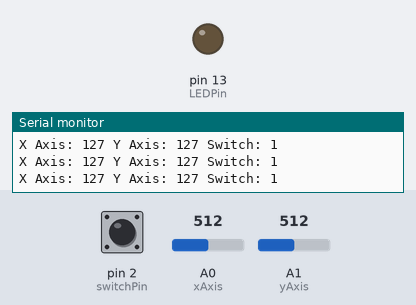
A sketch run on a simulated Arduino Uno, built with avr-gcc and run on an emulated ATmega328P. Parts: output pins drawn as LEDs (lit = HIGH), the last lines printed to the serial monitor. Inputs (shaded band) come from the test bench; at power-on: A1 (yAxis) = 512, A0 (xAxis) = 512, pin 2 (switchPin) HIGH.

Above: at 1.2 s.
1.3 s: A1 (yAxis) set to 530
At 2.5 s:
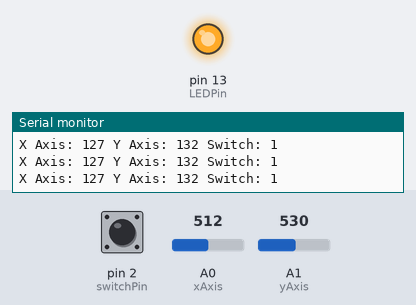
2.8 s: A0 (xAxis) set to 409
5.8 s: A0 (xAxis) set to 389
8.8 s: pin 2 (switchPin) pulled LOW for 3.2 s
At 10.2 s:
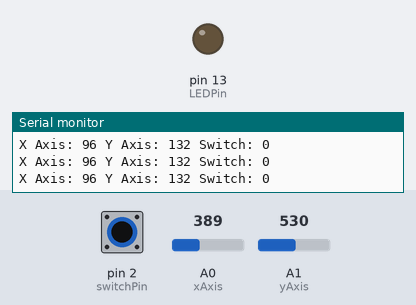
15.0 s: A1 (yAxis) set to 511
At 15.8 s:
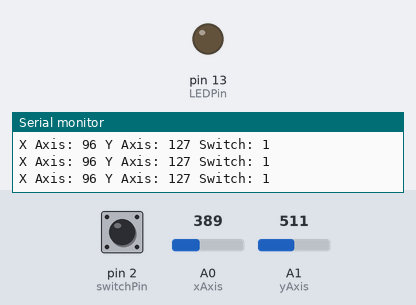
Timing chart, 0 to 18.0 s (numbered marks = the images above; inputs shaded):
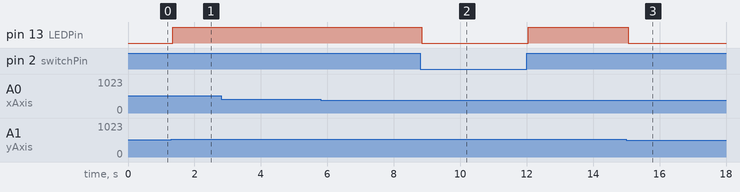

The sketch:

joystick_sample.ino
```cpp
const int xAxis = A0;
const int yAxis = A1;
const int switchPin = 2;
const int LEDPin = 13;

void setup() {
  pinMode(switchPin, INPUT);
  pinMode(LEDPin, OUTPUT);
  Serial.begin(9600);
}

void loop() {
  int xValue = analogRead(xAxis);
  int yValue = analogRead(yAxis);
  int switchValue = digitalRead(switchPin);

  // Map the joystick values to the range 0 to 255
  int mappedX = map(xValue, 0, 1023, 0, 255);
  int mappedY = map(yValue, 0, 1023, 0, 255);

  Serial.print("X Axis: ");
  Serial.print(mappedX);
  Serial.print(" Y Axis: ");
  Serial.print(mappedY);
  Serial.print(" Switch: ");
  Serial.println(switchValue);

  // Use the joystick values to control the brightness of an LED
  if (switchValue == LOW) {
    analogWrite(LEDPin, mappedX);
  } else {
    analogWrite(LEDPin, mappedY);
  }
}
```

Measured:
- the behaviour switches between 513 and 514 on A1 (yAxis) (found by bisection; images 0 and 1)
- after the input at 1.3 s, pin 13 (LEDPin): LOW → HIGH after 0.05 s
- after the input at 8.8 s, pin 13 (LEDPin): HIGH → LOW at once, → HIGH 3.2 s later
- after the input at 15.0 s, pin 13 (LEDPin): HIGH → LOW after 0.06 s
